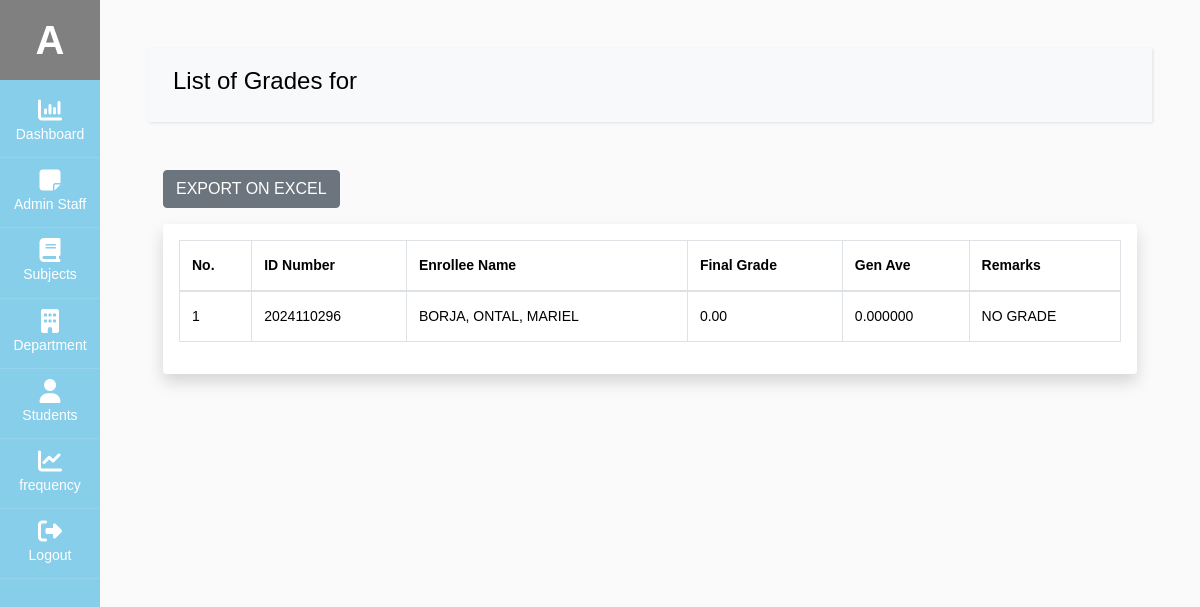
Screenshot of /admin/view_subject.php?subject_id=63 (signed in) with the database file from the repository.
### tables this page shows
CREATE TABLE `user` (
  `admin_id` int(11) NOT NULL,
  `fname` varchar(60) NOT NULL,
  `mname` varchar(60) DEFAULT NULL,
  `lname` varchar(60) NOT NULL,
  `email` varchar(100) NOT NULL,
  `username` varchar(100) NOT NULL,
  `password` varchar(100) NOT NULL,
  `type` varchar(20) NOT NULL,
  `profile_img` varchar(255) DEFAULT NULL,
  `status` int(11) NOT NULL DEFAULT 1
);

CREATE TABLE `student` (
  `stud_id` int(11) NOT NULL,
  `stud_course` text NOT NULL,
  `stud_fname` varchar(60) NOT NULL,
  `stud_mname` varchar(60) DEFAULT NULL,
  `stud_lname` varchar(60) NOT NULL,
  `stud_phone` varchar(60) NOT NULL,
  `stud_bday` date NOT NULL,
  `stud_address` varchar(60) NOT NULL,
  `stud_gender` varchar(60) NOT NULL,
  `stud_year_level` varchar(60) NOT NULL,
  `stud_section` varchar(60) NOT NULL,
  `stud_sem` varchar(60) NOT NULL,
  `stud_academic_status` varchar(60) NOT NULL,
  `stud_school_year` varchar(255) NOT NULL,
  `stud_status` int(11) NOT NULL DEFAULT 1
);

### db/db.php (called while the page is built, shortened)
<?php
class db_connect
{
    public $host = db_host;
    public $user = db_user;
    public $pass = db_pass;
    public $name = db_name;
    public function connect()
    {
        try {
            $this->conn = new mysqli($this->host, $this->user, $this->pass, $this->name);
        } catch (\Throwable $th) {
            header("Location:setup.php");
        }
    }
}

### db/class.php (called while the page is built, shortened)
<?php
include('db.php');
class global_class extends db_connect
{
    public function get_All_studentBasedSubject($subject_id)
    {
        $query = $this->conn->prepare("
            SELECT sub.course_code,ss.ss_stud_id, AVG(ss.ss_final_grade) AS general_average,stud.stud_fname,stud.stud_mname,stud.stud_lname,stud_id,ss_final_grade
            FROM `student_subject` AS ss
            LEFT JOIN subject AS sub ON sub.subject_id = ss.ss_subject_id
            LEFT JOIN student AS stud ON stud.stud_id = ss.ss_stud_id
            WHERE ss.ss_subject_id = ? AND stud.stud_status = '1'
            GROUP BY ss.ss_stud_id;
        ");
        $query->bind_param("i", $subject_id);
        if ($query->execute()) {
            $result = $query->get_result();
            return $result;
        } else {
            return "Execution Error: " . $query->error;
        }
    }
    public function get_user_info($admin_id)
    {
        $query = $this->conn->prepare("SELECT * FROM `user` where status='1' AND admin_id =$admin_id");
        if ($query->execute()) {
            $result = $query->get_result();
            return $result;
        }
    }
}

### admin/view_subject.php (the view, shortened to what this page needs)
<?php
include('../components/admin-header.php');
$subject_id=$_GET['subject_id'];
$subject_code=$_GET['code'];
?>
<div id="content" class="p-4 p-md-5">
<nav class="navbar navbar-expand-lg navbar-light bg-light" >
  <div class="container-fluid" >
    <h4>List of Grades for <?= $subject_code?></h4>
  </div>
</nav>
<div class="container mt-5">
   <button class="btn btn-secondary mb-3" id="exportExcel">EXPORT ON EXCEL</button>
    <div class="table-responsive shadow p-3 mb-5 bg-white rounded">
    <table id="studentTable" class="table table-bordered">
        <thead>
            <tr>
                <th>No.</th>
                <th>ID Number</th>
                <th>Enrollee Name</th>
                <th>Final Grade</th>
                <th>Gen Ave</th>
                <th>Remarks</th>
            </tr>
        </thead>
        <tbody>
            <?php
                $get_All_student = $admin_db->get_All_studentBasedSubject($subject_id);
                    $count = 1;
                    while ($student = $get_All_student->fetch_array()):
                        $fullname=$student['stud_lname'].", ".$student['stud_mname'].", ".$student['stud_fname'];
                        $general_ave=$student['general_average'];
                        if($general_ave<=0){
                            $remarks="NO GRADE";
                        }else if($general_ave>0 && $general_ave <= 3 ){
                            $remarks="PASSED";
                        }else if($general_ave>0 && $general_ave > 3 ){
                            $remarks="FAILED";
                        }
            ?>
            <tr>
                <td><?=$count?></td>
                <td><?=$student['stud_id']?></td>
                <td><?=strtoupper($fullname)?></td>
                <td><?=$student['ss_final_grade']?></td>
                <td><?=$student['general_average']?></td>
                <td><?=$remarks?></td>
            </tr>
            <?php
                    $count++;
                    endwhile;
            ?>
        </tbody>
    </table>
</div>
</div>
<?php
include('../components/admin-footer.php');
?>

### components/admin-header.php (shortened to what this page needs)
<?php
include('../db/class.php');
$admin_db = new global_class();
$admin_restrictions="";
if (isset($_SESSION['admin_id'])) {
    $admin_id = $_SESSION['admin_id'];
    $getUserDetails = $admin_db->get_user_info($admin_id);
    $user = $getUserDetails->fetch_array();
    $admin_id =$user['admin_id'];
    $username=$user['username'];
}
?>
<!doctype html>
<html lang="en">
  <head>
		<link rel="stylesheet" href="../node_modules/font-awesome/css/font-awesome.min.css">
    <link rel="stylesheet" href="../node_modules/alertifyjs/build/css/alertify.min.css"/>
    <link rel="stylesheet" href="../node_modules/alertifyjs//build/css/themes/default.min.css"/>
    <link rel="stylesheet" href="../node_modules/bootstrap/dist/css/bootstrap.min.css"/>
    <link rel="stylesheet" href="../css/dataTables.bootstrap5.css">
		<link rel="stylesheet" href="../css/admin.css">
  </head>
  <body>
		<div class="wrapper d-flex align-items-stretch" >
			<nav id="sidebar" class="active" >
				<h1><a href="profile.php?profile_id=<?=$admin_id?>" class="logo" style="background-color:gray;"><?=ucfirst($username[0])?></a></h1>
        <ul class="list-unstyled components mb-5">
          <li class="active">
            <a href="dashboard.php"><span class="fa fa-bar-chart"></span> Dashboard</a>
          </li>
          <li <?=$admin_restrictions?>>
            <a href="user.php"><span class="fa fa-sticky-note"></span>Admin Staff</a>
          </li>
          <li <?=$admin_restrictions?>>
            <a href="subject.php"><span class="fa fa-book"></span> Subjects</a>
          </li>
          <li <?=$admin_restrictions?>>
            <a href="department.php"><span class="fa fa-building"></span> Department</a>
          </li>
          <li>
              <a href="student.php"><span class="fa fa-user"></span> Students</a>
          </li>
          <li>
              <a href="frequency.php"><span class="fa fa-line-chart"></span> frequency</a>
          </li>
          <li>
            <a href="Logout.php"><span class="fa fa-sign-out"></span> Logout</a>
          </li>
        </ul>
    	</nav>
  </body>
</html>

### rows the page displays
user: username "A"
student: stud_id "2024110296", fullname "BORJA, ONTAL, MARIEL", ss_final_grade "0.00", general_average "0.000000", remarks "NO GRADE"
